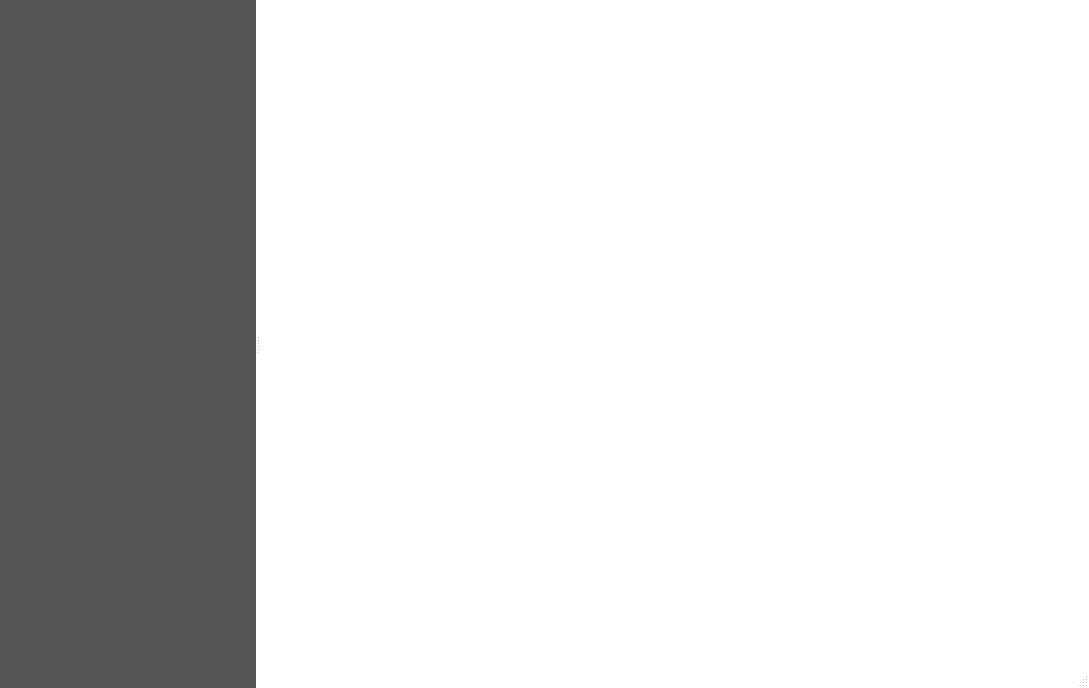
<?xml version="1.0" encoding="UTF-8"?>
<ui version="4.0">
 <class>ProjectInstallerDialog</class>
 <widget class="QDialog" name="ProjectInstallerDialog">
  <property name="windowModality">
   <enum>Qt::ApplicationModal</enum>
  </property>
  <property name="geometry">
   <rect>
    <x>0</x>
    <y>0</y>
    <width>1089</width>
    <height>688</height>
   </rect>
  </property>
  <property name="minimumSize">
   <size>
    <width>700</width>
    <height>0</height>
   </size>
  </property>
  <property name="windowTitle">
   <string>IntraMaps Config Manager</string>
  </property>
  <property name="styleSheet">
   <string notr="true">QDialog { 
	background-color: rgb(255, 255, 255);
}

		QToolButton { 
            padding: 4px;
            color: #4f4f4f;
         }

		QToolButton:hover { 
            padding: 4px;
            background-color: rgb(211, 228, 255);
         }</string>
  </property>
  <property name="sizeGripEnabled">
   <bool>true</bool>
  </property>
  <layout class="QVBoxLayout" name="verticalLayout">
   <property name="spacing">
    <number>0</number>
   </property>
   <property name="margin">
    <number>0</number>
   </property>
   <item>
    <widget class="QSplitter" name="mOptionsSplitter">
     <property name="orientation">
      <enum>Qt::Horizontal</enum>
     </property>
     <property name="childrenCollapsible">
      <bool>false</bool>
     </property>
     <widget class="QFrame" name="mOptionsListFrame">
      <property name="sizePolicy">
       <sizepolicy hsizetype="Expanding" vsizetype="Expanding">
        <horstretch>0</horstretch>
        <verstretch>0</verstretch>
       </sizepolicy>
      </property>
      <property name="minimumSize">
       <size>
        <width>0</width>
        <height>0</height>
       </size>
      </property>
      <property name="frameShape">
       <enum>QFrame::NoFrame</enum>
      </property>
      <property name="frameShadow">
       <enum>QFrame::Raised</enum>
      </property>
      <layout class="QVBoxLayout" name="verticalLayout_2">
       <property name="spacing">
        <number>0</number>
       </property>
       <property name="margin">
        <number>0</number>
       </property>
       <item>
        <widget class="QFrame" name="frame">
         <property name="styleSheet">
          <string notr="true">QFrame { 
background-color: rgb(85,85,85);
}</string>
         </property>
         <layout class="QHBoxLayout" name="horizontalLayout_2">
          <property name="leftMargin">
           <number>0</number>
          </property>
          <property name="topMargin">
           <number>0</number>
          </property>
          <property name="rightMargin">
           <number>0</number>
          </property>
          <property name="bottomMargin">
           <number>10</number>
          </property>
          <item>
           <widget class="QPushButton" name="newProjectButton">
            <property name="styleSheet">
             <string notr="true">color: white;</string>
            </property>
            <property name="text">
             <string/>
            </property>
            <property name="icon">
             <iconset resource="../../roam/resources.qrc">
              <normaloff>:/icons/add</normaloff>:/icons/add</iconset>
            </property>
            <property name="iconSize">
             <size>
              <width>24</width>
              <height>24</height>
             </size>
            </property>
            <property name="flat">
             <bool>true</bool>
            </property>
           </widget>
          </item>
          <item>
           <spacer name="horizontalSpacer">
            <property name="orientation">
             <enum>Qt::Horizontal</enum>
            </property>
            <property name="sizeHint" stdset="0">
             <size>
              <width>40</width>
              <height>20</height>
             </size>
            </property>
           </spacer>
          </item>
          <item>
           <widget class="QPushButton" name="removeProjectButton">
            <property name="styleSheet">
             <string notr="true">color: white;</string>
            </property>
            <property name="text">
             <string/>
            </property>
            <property name="icon">
             <iconset resource="../../roam/resources.qrc">
              <normaloff>:/icons/remove</normaloff>:/icons/remove</iconset>
            </property>
            <property name="iconSize">
             <size>
              <width>24</width>
              <height>24</height>
             </size>
            </property>
            <property name="flat">
             <bool>true</bool>
            </property>
           </widget>
          </item>
         </layout>
        </widget>
       </item>
       <item>
        <widget class="QTreeView" name="projectList">
         <property name="minimumSize">
          <size>
           <width>58</width>
           <height>0</height>
          </size>
         </property>
         <property name="maximumSize">
          <size>
           <width>16777215</width>
           <height>16777215</height>
          </size>
         </property>
         <property name="styleSheet">
          <string notr="true">QTreeView {
	background-color: rgb(85,85,85);
	outline: 0;
}

QTreeView::item::selected {
  background-color:white;
  color: black;
  padding-right: 0px;
}

QTreeView::item {
  padding: 5px;
  color: white;
}
</string>
         </property>
         <property name="frameShape">
          <enum>QFrame::NoFrame</enum>
         </property>
         <property name="horizontalScrollBarPolicy">
          <enum>Qt::ScrollBarAlwaysOff</enum>
         </property>
         <property name="autoScrollMargin">
          <number>16</number>
         </property>
         <property name="editTriggers">
          <set>QAbstractItemView::NoEditTriggers</set>
         </property>
         <property name="selectionBehavior">
          <enum>QAbstractItemView::SelectItems</enum>
         </property>
         <property name="iconSize">
          <size>
           <width>24</width>
           <height>24</height>
          </size>
         </property>
         <property name="textElideMode">
          <enum>Qt::ElideNone</enum>
         </property>
        </widget>
       </item>
      </layout>
     </widget>
     <widget class="ProjectWidget" name="projectwidget" native="true">
      <property name="sizePolicy">
       <sizepolicy hsizetype="Expanding" vsizetype="Preferred">
        <horstretch>1</horstretch>
        <verstretch>0</verstretch>
       </sizepolicy>
      </property>
     </widget>
    </widget>
   </item>
   <item>
    <widget class="QFrame" name="mButtonBoxFrame">
     <property name="sizePolicy">
      <sizepolicy hsizetype="Preferred" vsizetype="Maximum">
       <horstretch>0</horstretch>
       <verstretch>0</verstretch>
      </sizepolicy>
     </property>
     <property name="frameShape">
      <enum>QFrame::NoFrame</enum>
     </property>
     <property name="frameShadow">
      <enum>QFrame::Raised</enum>
     </property>
     <layout class="QHBoxLayout" name="horizontalLayout">
      <property name="margin">
       <number>0</number>
      </property>
     </layout>
    </widget>
   </item>
  </layout>
 </widget>
 <customwidgets>
  <customwidget>
   <class>ProjectWidget</class>
   <extends>QWidget</extends>
   <header>configmanager.ui.projectwidget</header>
   <container>1</container>
  </customwidget>
 </customwidgets>
 <resources>
  <include location="../../roam/resources.qrc"/>
  <include location="../resources.qrc"/>
 </resources>
 <connections/>
</ui>
